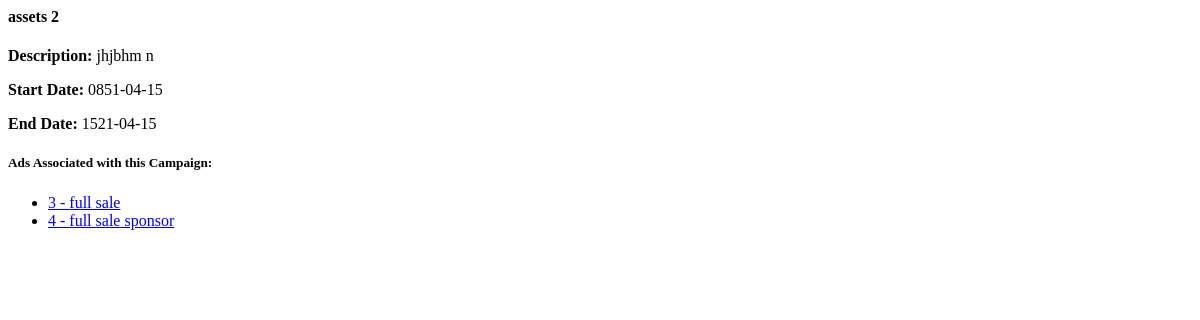
Page /campaign_details/2 (signed in) on the earlier database version.
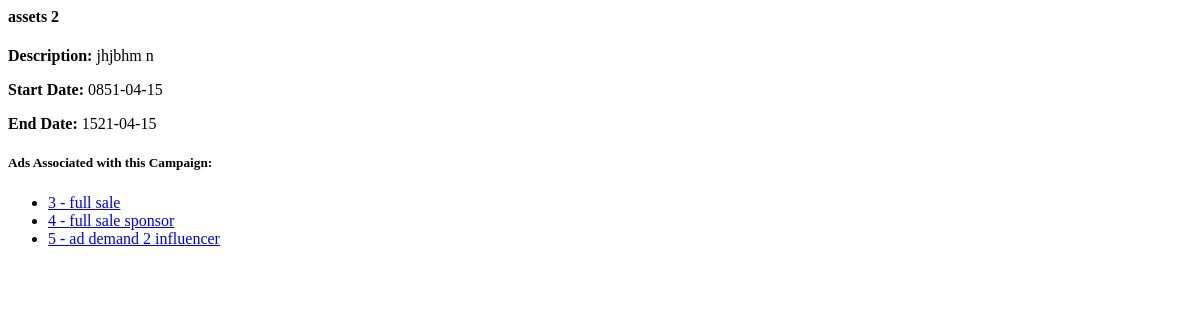
Same page on the later database version.
### app/models.py (models this page shows)
class AdRequest(db.Model):
    id = db.Column(db.Integer, primary_key=True)
    campaign_id = db.Column(db.Integer, db.ForeignKey('campaign.id'), nullable=False)
    influencer_id = db.Column(db.Integer, db.ForeignKey('user.id'), nullable=False)
    requirements = db.Column(db.Text, nullable=False)
    payment_amount = db.Column(db.Float, nullable=False)
    status_influencer = db.Column(db.String(10), nullable=False)
    status_sponsor = db.Column(db.String(10), nullable=False)

### app/routes.py (the view)
@main.route('/campaign_details/<int:campaign_id>', methods=['GET'])
@login_required
def campaign_details(campaign_id):
    print(campaign_id)
    campaign = Campaign.query.get_or_404(campaign_id)
    public_influencer = User.query.filter_by(username='Public').first()
    if current_user.role == "influencer":
        ads = AdRequest.query.filter(
            AdRequest.campaign_id == campaign.id,
            or_(
                AdRequest.influencer_id == current_user.id,
                AdRequest.influencer_id == public_influencer.id
            )
        ).all()
    elif current_user.role == "sponsor":
        ads = AdRequest.query.filter_by(campaign_id=campaign.id).all()
    elif current_user.role == "admin":
        ads = AdRequest.query.filter_by(campaign_id=campaign.id).all()
    return render_template('campaign_details.html', campaign=campaign, ads=ads)

### app/models.py (called while the page is built)
@login_manager.user_loader
def load_user(user_id):
    return User.query.get(int(user_id))

### app/templates/campaign_details.html (shortened to what this page needs)
<div>
    <h4>{{ campaign.name }}</h4>
    <p><strong>Description:</strong> {{ campaign.description }}</p>
    <p><strong>Start Date:</strong> {{ campaign.start_date }}</p>
    <p><strong>End Date:</strong> {{ campaign.end_date }}</p>
    <h5>Ads Associated with this Campaign:</h5>
    <ul>
        {% for ad in ads %}
            <li>
                <a href="#" data-toggle="modal" data-target="#adRequestModal" data-id="{{ ad.id }}">
                    {{ ad.id }} - {{ ad.requirements }}
                </a>
            </li>
        {% endfor %}
    </ul>
</div>

Differences in the rows shown:
added AdRequest: id "5", requirements "ad demand 2 influencer"
